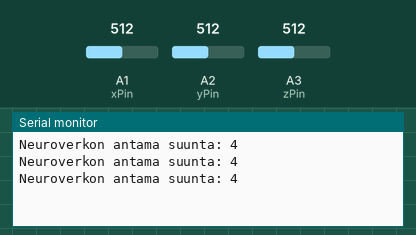
Recording of a sketch running on a simulated Arduino Uno, built with avr-gcc and run on an emulated ATmega328P. Parts: the last lines printed to the serial monitor. The inputs (shaded band) are chosen by the test bench; at power-on: A1 (xPin) = 512, A3 (zPin) = 512, A2 (yPin) = 512.

Above: at 1.3 s.
1.4 s: A1 (xPin) set to 716
At 1.9 s:
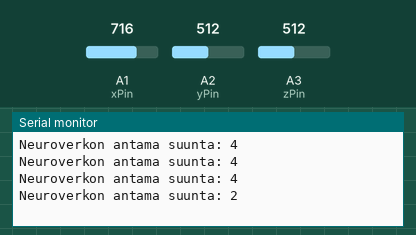
2.9 s: A3 (zPin) set to 900
At 3.4 s:
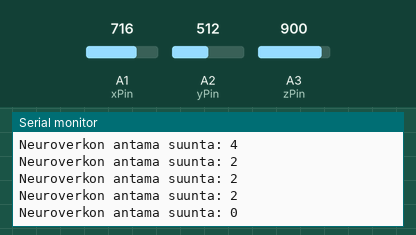
4.4 s: A2 (yPin) set to 122
At 5.0 s:
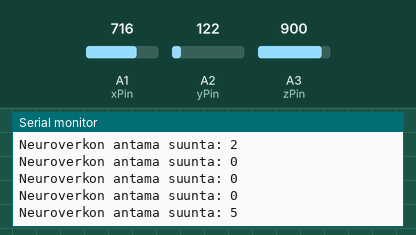
Timing chart, 0 to 7.4 s (numbered marks = the images above; inputs shaded):
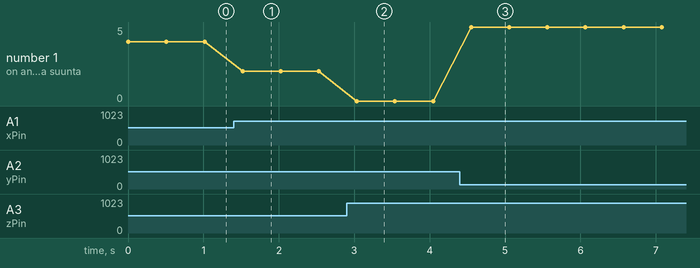

The sketch:

Neural_network.ino
```cpp
#include "accelerator.h"
#include "weightsBiases.h"

/*
   0 z +
   1 z -
   2 x +
   3 x -
   4 y +
   5 y -

*/

// Määritellään kytkentänavat kiihtyvyysanturille ja muuttujat:
const int VccPin2 = A0;  // Käyttöjännite
const int GNDPin2 = A4;  // laitteen maa-napa

void setup() {
  Serial.begin(9600);


  //Kiihtvyys - anturin napojen määrittely:
  pinMode(VccPin2, OUTPUT);  // Kiihtyvyysanturin käyttöjännite Vcc
  pinMode(GNDPin2, OUTPUT);  // Kiihtyvyysanturin GND

  // Asetetaan syöttöjännite (5V UNO-BOARDILLA, 3.3V Genuino 101:llä) ja maa-arvot (0V):
  digitalWrite(VccPin2, HIGH);
  delayMicroseconds(2);
  digitalWrite(GNDPin2, LOW);
  delayMicroseconds(2);
}

void loop() {
  int x = 0;
  int y = 1;
  int z = 2;
  float neuralResult[6];
  Accelerator Aobject;
  Aobject.makeMeasurement();
  Measurement m = Aobject.getMeasurement();
  for (int outputNode = 0; outputNode < 6; outputNode++) {
    neuralResult[outputNode] = m.x * weights[x][outputNode] +
                               m.y * weights[y][outputNode] +
                               m.z * weights[z][outputNode] +
                               biases[outputNode];
    // Serial.print("<");
    // Serial.print(neuralResult[outputNode], 9);
    // Serial.print(">");
  }
  float testi[6] = { 1, 2, 3, 4, 5, 6 };
  activation(neuralResult);
  Serial.print("Neuroverkon antama suunta: ");
  Serial.print(calculateWinner(neuralResult));
  Serial.println("");
  delay(500);
}

void activation(float* x) {
  float exponented[6];
  float euler = 2.718281828;
  float sum = 0;
  //Eksponenttiin korotus ja summaus
  for (int s = 0; s < 6; s++) {
    sum = sum + pow(euler, x[s]);
  }

  for (int i = 0; i < 6; i++) {
    x[i] = pow(euler, x[i]) / sum;
  }
}

int calculateWinner(float* input) {
  float maxVal = 0;
  int maxPlace = 0;
  for (int index = 0; index < 6; index++) {
    if (input[index] > maxVal) {
      maxVal = input[index];
      maxPlace = index;
    }
  }
  return maxPlace;
}
```

accelerator.cpp
```cpp
#include "accelerator.h"
#include <arduino.h>

Accelerator::Accelerator()
{

}


Accelerator::~Accelerator()
{

}

void Accelerator::makeMeasurement()
{
  m = {analogRead(xPin) / 100, analogRead(yPin) / 100, analogRead(zPin) / 100};
}
void Accelerator::printMeasurement()
{
  Serial.print("X:");
  Serial.print(m.x);
  Serial.print(" Y:");
  Serial.print(m.y);
  Serial.print(" Z:");
  Serial.println(m.z);
}

Measurement Accelerator::getMeasurement()
{
  return m;
}
```

accelerator.h
```cpp
#ifndef ACCELERATOR_H
#define ACCELERATOR_H
#include <arduino.h>

const int xPin   =  A1;   // x-kanavan
const int yPin   =  A2;   // y-kanava
const int zPin   =  A3;   // z-kanava

struct Measurement
{
  int x;
  int y;
  int z;
};

class Accelerator
{
  public:
    Accelerator();
    ~Accelerator();
    void makeMeasurement();
    void printMeasurement();
    Measurement getMeasurement();

  private:
    Measurement m;
};

#endif // ACCELERATOR_H
```

weightsBiases.h
```cpp
#define WEIGHTSBIASES_H
float weights[3][6] = {-0.01964485, 0.5230814 , 1.8391484 ,-0.89510477, 0.0128111 , 0.80589086,
 -0.5307716 , 0.49819633,-0.9276877 , 0.8475054 , 1.0534691 ,-1.127872  ,
  1.1147605 ,-0.6065173 ,-0.2512078 , 0.23371053,-0.2691634 , 0.4817852 };

float biases[6] = {-0.51969725, 0.1987817 ,-0.74185956, 0.8317787 ,-0.98291713, 1.0368111 };
```

Measured:
- after the input at 1.4 s, the serial monitor: prints a new line after 0.12 s (image 1)
- after the input at 2.9 s, the serial monitor: prints a new line after 0.14 s (image 2)
- after the input at 4.4 s, the serial monitor: prints a new line after 0.15 s (image 3)
- plotted number 1: 4 → 2 after the input at 1.4 s, 2 → 0 after the input at 2.9 s, 0 → 5 after the input at 4.4 s
